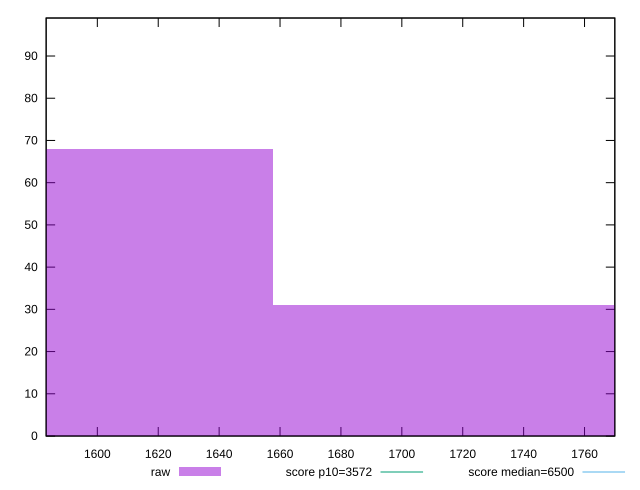

Generate this figure with gnuplot:
reset

$raw <<EOF
1585.680643034871 68
1729.8334287653138 31
EOF

set key outside below
set boxwidth 144.15278573044282
set xrange [1583.1881999999998:1769.9472]
set yrange [0:99]
set trange [0:99]
set style fill transparent solid 0.5 noborder

set parametric
set terminal svg size 640, 490 enhanced background rgb 'white'
set output "reports/report_00030_2021-02-24T20-42-31.540Z/first-cpu-idle/samples/card/raw/histogram.svg"

plot $raw title "raw" with boxes, \
     3572,t title "score p10=3572", \
     6500,t title "score median=6500"

reset
